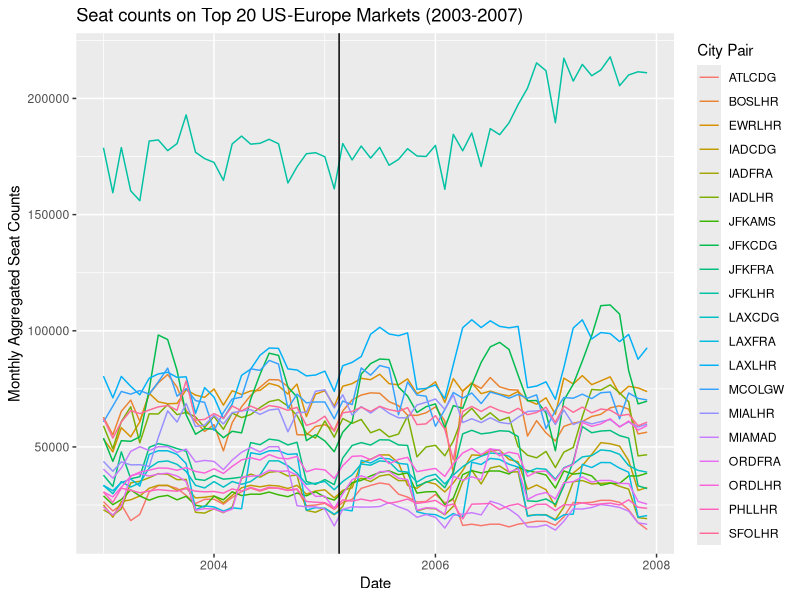
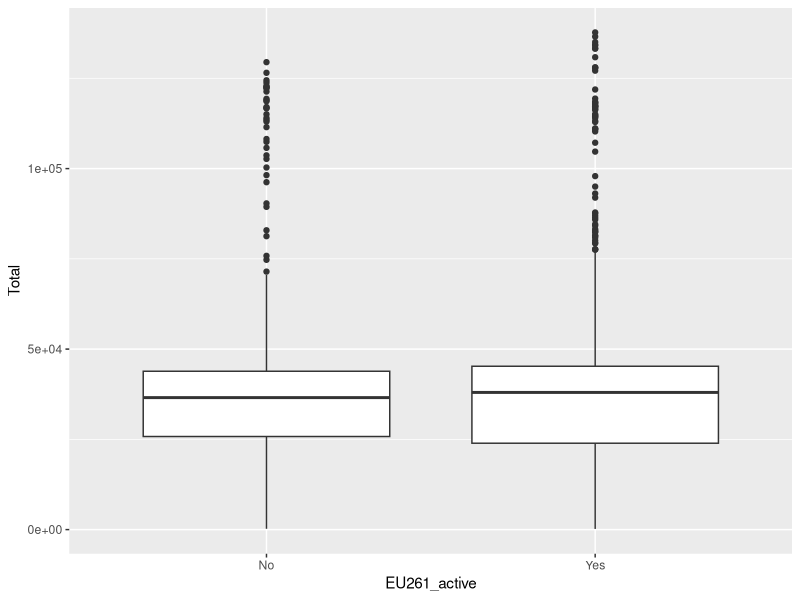
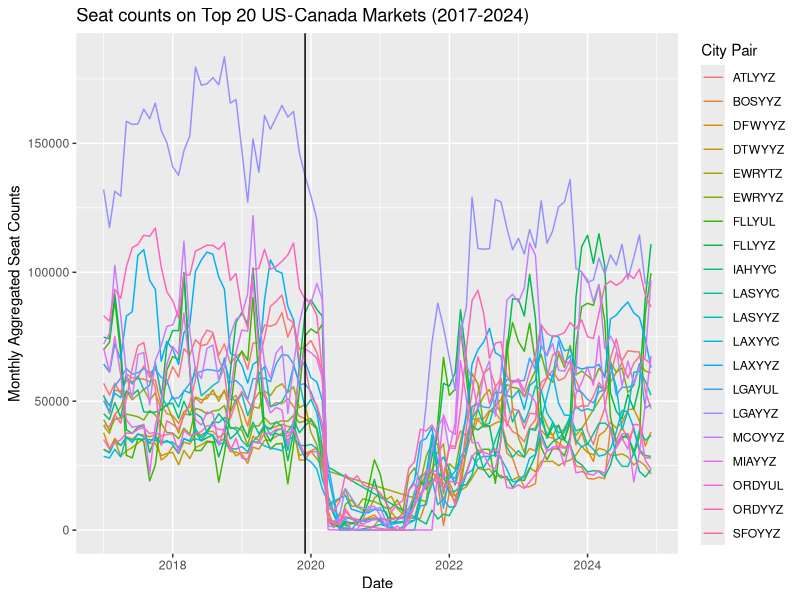
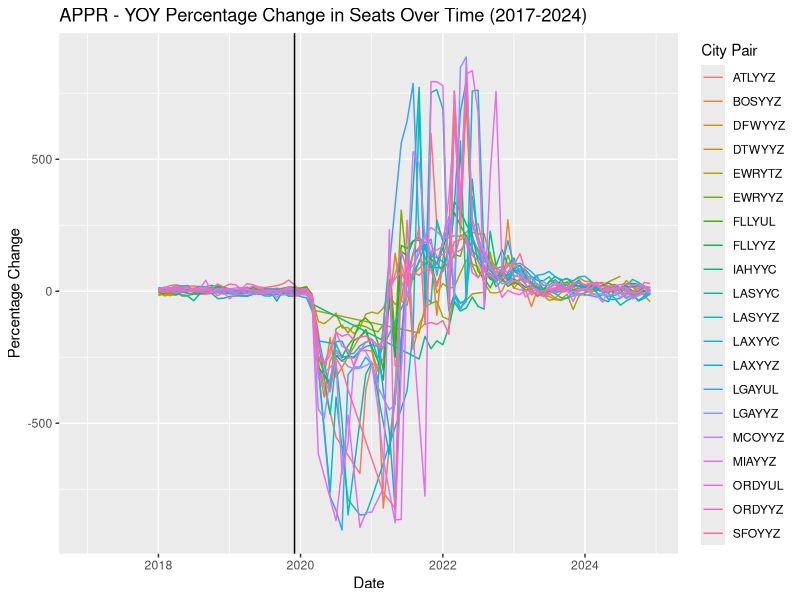
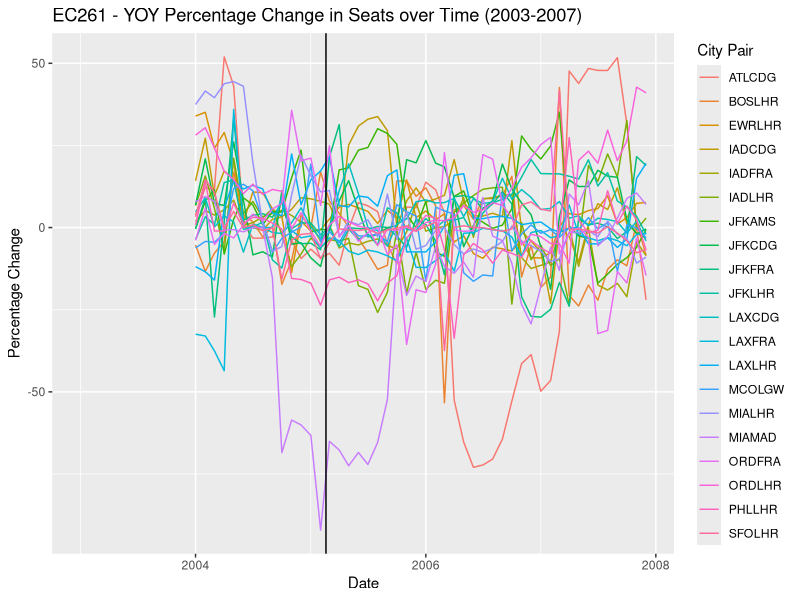
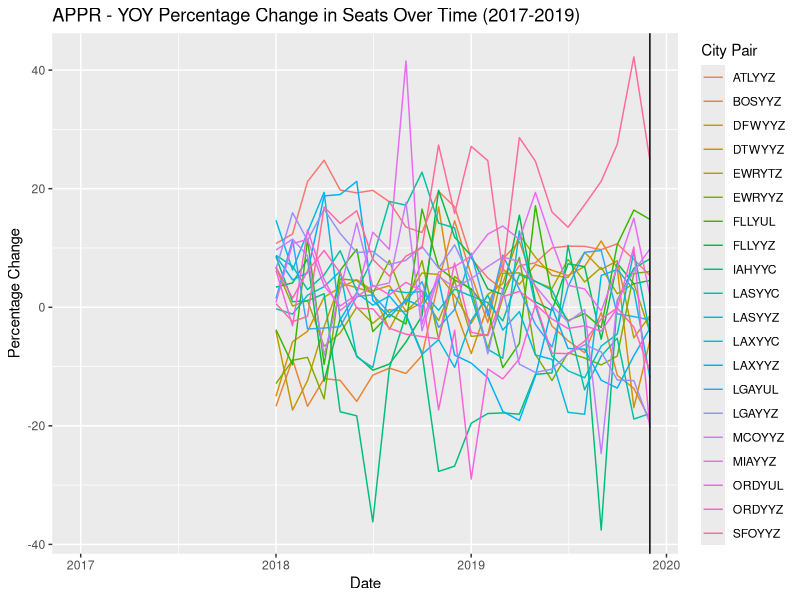
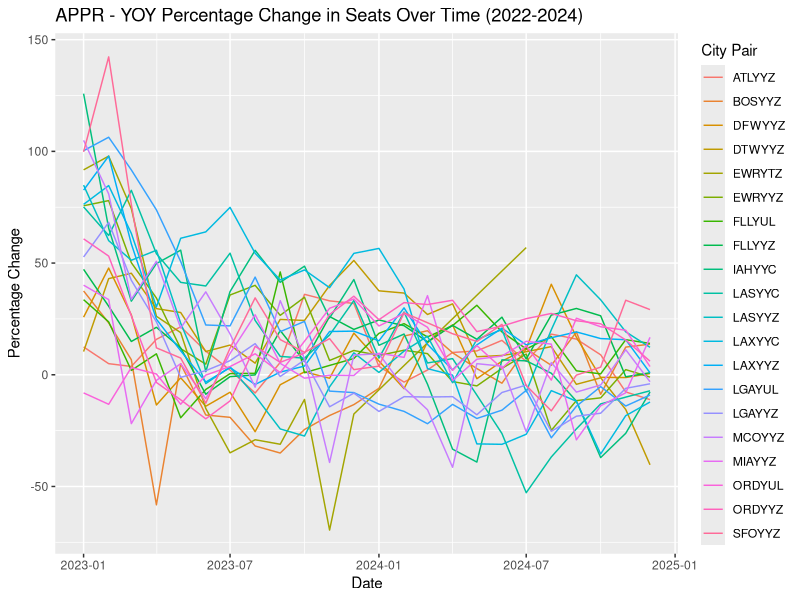

The R script that drew these images, in order:
library(tidyverse)
#setwd('C:/Users/ianch/Desktop/Rstuff/GOVT650')

EU261_data <- read_csv('EUSeats2003_2005.csv')
canada_data <- read_csv('CanadaSeats_2017_2024.csv')

#add a city pair column so we can group by it
EU261_data <- EU261_data |> 
  mutate(city_pair=str_c(usg_apt,fg_apt,sep=''))

canada_data <- canada_data |> 
  mutate(city_pair=str_c(usg_apt,fg_apt,sep=''))

#EU261 took effect on 2/17/2005
#also want to add a EU261 in effect column. Probably create a binary variable to do that.
#okay i think what we need to do here is:
EU261_data <- EU261_data |> 
  mutate(EU261_active=ifelse(((Year>2005)|(Year==2005 & Month>2)),'Yes','No'))

#lets just do the summary first to see what we're look
EU261_data |> 
  group_by(city_pair) |> 
  summarise(total_seats=sum(Total)) |> 
  arrange(desc(total_seats)) |> 
  head(20)

#it doesn't look like there is a lot of overlap here. 
#ggplot(data=EU261_top20_only,mapping=aes(x=EU261_active,y=Total)) + geom_boxplot()

#before EU261
EU261_before <- EU261_data |> 
  filter(EU261_active=='No')

EU_Carriers <- c('BA','AF','VS','FI','LH','IB','KL','EI','SK','AZ','OS','LO','LX',
                 'OA','LT','TP','MP','AY','BD','DE','OK','MA','BY','S4','ZB','RO',
                 'OR')  

EU261_before |> 
  filter(Year==2003 & carrier %in% EU_Carriers) |> 
  group_by(city_pair) |> 
  summarise(total_seats=sum(Total)) |> 
  arrange(desc(total_seats)) |> 
  head(20)


#after EU 261
EU261_after <- EU261_data |> 
  filter(EU261_active=='Yes')

EU261_after |> 
  group_by(city_pair) |> 
  summarise(total_seats=sum(Total)) |> 
  arrange(desc(total_seats)) |> 
  head(20)

before_top20_citypair <- c('JFKLHR', 'LAXLHR', 'MCOLGW', 'BOSLHR', 'JFKCDG','SFOLHR',
                           'EWRLHR', 'IADLHR', 'MIALHR', 'MIAMAD', 'JFKFRA', 'ORDLHR',
                           'LAXFRA', 'LAXCDG','ORDFRA', 'PHLLHR', 'IADFRA', 'IADCDG',
                           'JFKAMS', 'ATLCDG')

EU261_top20_only <- EU261_data |> 
  filter(city_pair %in% before_top20_citypair & carrier %in% EU_Carriers)

EU261_top20_only <- EU261_top20_only |> 
  mutate(date=as.Date(str_c(Year,Month,'01',sep="-")))

EU261_Top20_counts <- EU261_top20_only |> 
  select(date,Year,city_pair,EU261_active,Total, Month,carrier) |> 
  group_by(city_pair,date, Year, Month) |> 
  summarise(seat_cts=sum(Total),
            carrier_ct=n_distinct(carrier)) |> 
  ungroup()

EU261_small_top20_cnts <- EU261_Top20_counts |> 
  select(Year,Month,city_pair, seat_cts,date,carrier_ct) |> 
  mutate(cp_month=str_c(city_pair,Month,sep="_"))

EU261_smaller <- EU261_small_top20_cnts |> 
  select(city_pair,Month,cp_month,Year,seat_cts,date,carrier_ct) |> 
  group_by(cp_month) |> 
  mutate(prev_seatct=lag(seat_cts,n=1),
         perc_chg=(log(seat_cts)-log(prev_seatct))*100,
         EC261_active=ifelse((Year>2005)|(Year==2005 & Month>2),1,0))

EU_ols <- lm(perc_chg~EC261_active+carrier_ct,data=EU261_smaller)
summary(EU_ols)

ggplot(data=EU261_Top20_counts, mapping=aes(x=date,y=seat_cts,color=city_pair)) + geom_line() + labs(
  title='Seat counts on Top 20 US-Europe Markets (2003-2007)',
  x='Date',
  y='Monthly Aggregated Seat Counts',
  color='City Pair'
) + geom_vline(xintercept=as.Date('2005-02-17'))



ggplot(data=EU261_top20_only,mapping=aes(x=EU261_active,y=Total)) + geom_boxplot()

EU261_before |> 
  filter(carriergroup==0) |> 
  group_by(city_pair) |> 
  summarise(total_seats=sum(Total)) |> 
  arrange(desc(total_seats)) |> 
  head(20)

EU261_after |> 
  filter(carriergroup==0) |> 
  group_by(city_pair) |> 
  summarise(total_seats=sum(Total)) |> 
  arrange(desc(total_seats)) |> 
  head(20) 

EU261_tracking <- EU261_data |> 
  filter(city_pair %in% before_top20_citypair)
#ok we got this pivot to do what we want (we can compare 1 month from 1 year to the next. But now we need
#some way to get the EU261 yes or no variable into the mix. maybe lag the dummy variables. this is shaping
#up to be a time series situation)
test <- EU261_tracking |> 
  select(city_pair,Month,Total,carrier,Year) |> 
  pivot_wider(names_from=Year,values_from=Total) |> 
  rename(seats2003='2003',
         seats2004='2004',
         seats2005='2005',
         seats2006='2006',
         seats2007='2007')

#lets make a stacked bar chart to see the comparison here

#wac from 906 to 961 is canada



canada_data |> 
  filter(Year==2017) |> 
  group_by(city_pair) |> 
  summarise(total_seats=sum(Total)) |> 
  arrange(desc(total_seats)) |> 
  head(20)

canada_before_top20_citypair <- c('LGAYYZ', 'ORDYYZ', 'LAXYYZ', 'MCOYYZ', 'LGAYUL',
                                  'ATLYYZ', 'LASYYZ', 'FLLYYZ', 'BOSYYZ', 'SFOYYZ',
                                  'MIAYYZ', 'EWRYTZ', 'FLLYUL', 'IAHYYC', 'EWRYYZ',
                                  'ORDYUL', 'DFWYYZ', 'LASYYC', 'LAXYYC', 'DTWYYZ')

canada_top20_only <- canada_data |> 
  filter(city_pair %in% canada_before_top20_citypair) |> 
  mutate(date=as.Date(str_c(Year,Month,'01',sep="-")))
  
  

canada_Top20_counts <- canada_top20_only |> 
  select(date,city_pair,Total,Year,Month,carrier) |> 
  group_by(city_pair,date,Year,Month) |> 
  summarise(seat_cts=sum(Total),
            carrier_ct=n_distinct(carrier)) |> 
  ungroup()

canada_small_top20_cnts <- canada_Top20_counts |> 
  select(Year,Month,city_pair, seat_cts,date,carrier_ct) |> 
  mutate(cp_month=str_c(city_pair,Month,sep="_"))

canada_smaller <- canada_small_top20_cnts |> 
  select(city_pair,Month,cp_month,Year,seat_cts,date,carrier_ct) |> 
  group_by(cp_month) |> 
  mutate(prev_seatct=lag(seat_cts,n=1),
         perc_chg=(log(seat_cts)-log(prev_seatct))*100,
         APPR_active=ifelse((Year>2019)|(Year==2019 & Month>12),1,0))




ggplot(data=canada_Top20_counts, mapping=aes(x=date,y=seat_cts,color=city_pair)) + geom_line() + labs(
  title='Seat counts on Top 20 US-Canada Markets (2017-2024)',
  x='Date',
  y='Monthly Aggregated Seat Counts',
  color='City Pair'
) + geom_vline(xintercept=as.Date('2019-12-01'))

ggplot(data=canada_smaller,mapping=aes(x=date,y=perc_chg,color=city_pair)) + geom_line() +
  labs(title='APPR - YOY Percentage Change in Seats Over Time (2017-2024)',
       x='Date',
       y='Percentage Change',
       color='City Pair') +
  geom_vline(xintercept=as.Date('2019-12-01'))

ggplot(data=EU261_smaller,mapping=aes(x=date,y=perc_chg,color=city_pair)) + geom_line() +
  labs(title='EC261 - YOY Percentage Change in Seats over Time (2003-2007)',
       x='Date',
       y='Percentage Change',
       color='City Pair') +
  geom_vline(xintercept=as.Date('2005-02-18'))

canada_ols <- lm(perc_chg~APPR_active+carrier_ct,data=canada_smaller |> filter(Year<=2019 | Year>=2024))
summary(canada_ols)



ggplot(data=canada_smaller |> filter(Year<2020),mapping=aes(x=date,y=perc_chg,color=city_pair)) + geom_line() +
  labs(title='APPR - YOY Percentage Change in Seats Over Time (2017-2019)',
       x='Date',
       y='Percentage Change',
       color='City Pair') +
  geom_vline(xintercept=as.Date('2019-12-01'))

ggplot(data=canada_smaller |> filter(Year>2022),mapping=aes(x=date,y=perc_chg,color=city_pair)) + geom_line() +
  labs(title='APPR - YOY Percentage Change in Seats Over Time (2022-2024)',
       x='Date',
       y='Percentage Change',
       color='City Pair') +
  geom_vline(xintercept=as.Date('2019-12-01'))
